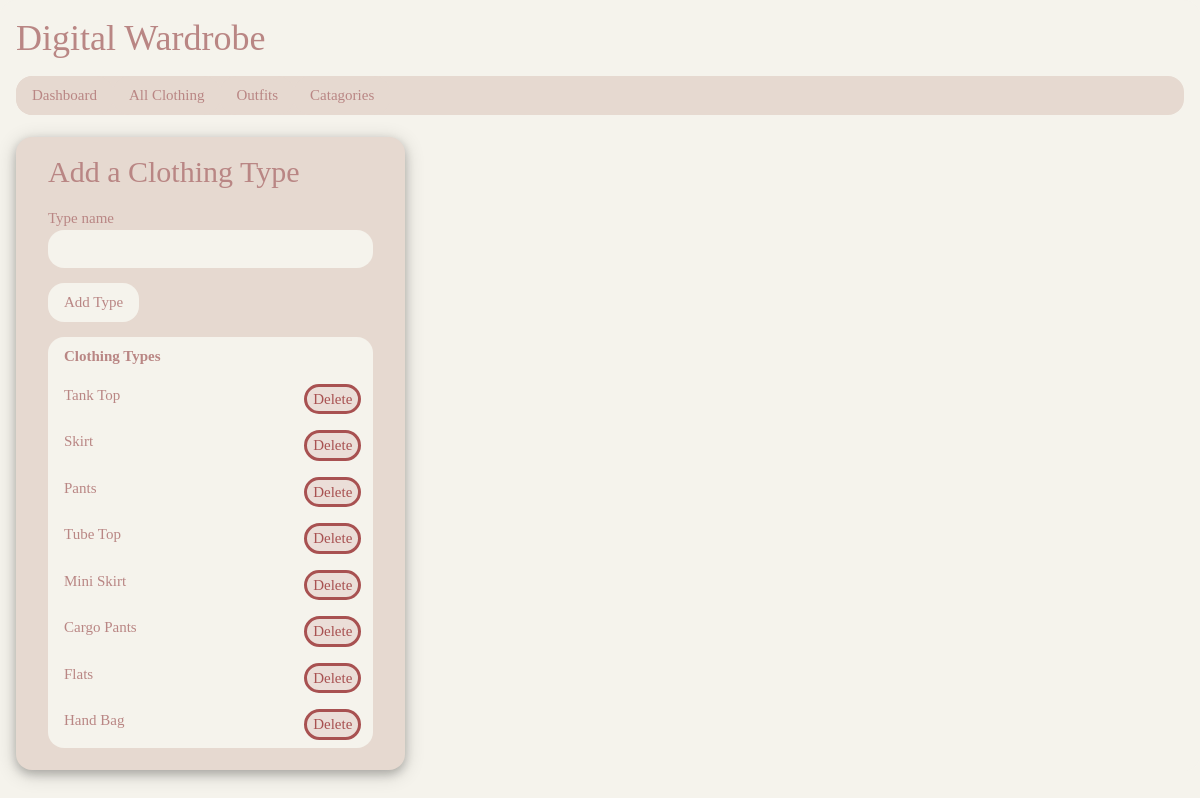
The page /types (signed in) on the database its author committed.
### tables this page shows
CREATE TABLE type (type_id INTEGER PRIMARY KEY, type_name TEXT, user_id INTEGER REFERENCES user (user_id));

### app.py (the view, shortened to what this page needs)
@app.route('/types', methods=['GET', 'POST'])
def add_type():
    if 'user_id' in session:
        user_id = session['user_id']
        return viewtypes(user_id)
    else:
        return redirect(url_for('login'))

### app.py (called while the page is built)
@app.route('/types/<int:user_id>')
def viewtypes(user_id):
    if 'user_id' in session:
        user_id = session['user_id']
        db = sqlite3.connect(DB)
        cursor = db.cursor()
        cursor.execute("SELECT * FROM type WHERE user_id =?", (user_id,))
        types_results = cursor.fetchall()
        db.close()
        return render_template("types.html", user_id=user_id, types_results=types_results)
    else:
        return redirect(url_for('login'))

### templates/types.html
{% extends "base.html" %}
{% block body %}
<br>
<div class="w3-col s4">
    <div class="w3-container colour5 w3-round-xlarge w3-card-4">
      <form class="w3-container" action="{{ url_for('add_type') }}" method="POST">
        <h2 class="heading-padding">Add a Clothing Type</h2>
        <label> Type name</label>
        <input name="type_name" type="text" maxlength="25" placeholder=" " class="w3-input" required>
        <p><input button type="submit" value="Add Type" class="w3-ckp-input-button w3-round-xlarge"></p>
      </form>
      <div class="w3-container">
        <table class="w3-table colour4">
          <tr>
            <th>Clothing Types</th>
            <th></th>
          </tr>
          {% for item in types_results %}
          <tr>
            <td>{{ item[1] }}</td>
            <td class="w3-right-align">
              <form method="POST" action="{{ url_for('delete_type', ID=item[0]) }}">
                <input style="margin-right: 4px;" type="submit" title="Delete" class="input delete-button" value="Delete" onclick="return confirm('Are you sure you want to delete this Clothing Type?')">
              </form>
            </td>
          </tr>
          {% endfor %}
        </table>
        <br>
      </div>
    </div>
  </div>
  {% endblock %}

### static/w3.css (style rules this page uses)
html { box-sizing:border-box }
*,*:before,*:after { box-sizing:inherit }
html { -ms-text-size-adjust:100%;-webkit-text-size-adjust:100% }
body { margin:0 }
button,input,select,textarea,optgroup { font:inherit;margin:0 }
button,input { overflow:visible }
button,[type=button],[type=reset],[type=submit] { -webkit-appearance:button }
.w3-table,.w3-table-all { border-radius: 16px; border-collapse:collapse;border-spacing:0;width:100%;display:table }
.w3-table td,.w3-table th,.w3-table-all td,.w3-table-all th { padding:8px 8px;display:table-cell;text-align:left;vertical-align:top }
.w3-table th:first-child,.w3-table td:first-child,.w3-table-all th:first-child,.w3-table-all td:first-child { padding-left:16px }
.w3-input { padding:8px;display:block;border:none;border-bottom:1px solid #ccc;width:100% }
.w3-container:after,.w3-container:before,.w3-panel:after,.w3-panel:before,.w3-row:after,.w3-row:before,.w3-row-padding:after,.w3-row-padding:before, .w3-cell-row:before,.w3-cell-row:after,.w3-clear:after,.w3-clear:before,.w3-bar:before,.w3-bar:after { content:"";display:table;clear:both }
.w3-col,.w3-half,.w3-third,.w3-twothird,.w3-threequarter,.w3-quarter { float:left;width:100% }
.w3-col.s4 { width:33.33333% }
.w3-round-xlarge { border-radius:16px }
.w3-container,.w3-panel { padding:0.01em 16px }
.w3-card-4,.w3-hover-shadow:hover { box-shadow:0 4px 10px 0 rgba(0,0,0,0.2),0 4px 20px 0 rgba(0,0,0,0.19) }
.w3-right-align { text-align:right!important }

### static/charlottestyles.css (style rules this page uses)
html { font-family: Georgia, serif; font-size: 15px; line-height: 1.5; font-weight: normal; background-color: #F5F3EC; }
h1, h2, h3, h4, h5, h6 { font-family: Georgia, serif; font-weight: 400; line-height: 1; margin: 0px 0px; }
h2 { font-size: 30px }
.colour4,.hover-colour4:hover { color:#B98684!important; background-color:#F5F3EC !important }
.colour5,.hover-colour5:hover { color:#B98684!important; background-color:#E6D9D0 !important }
.heading-padding { margin: 20px 0; }
.delete-button { background-color:#a8515121; color: #a85151; display:inside; cursor: pointer; text-decoration:none; border-color: #a85151!important; border-radius:16px; border-width: 3px; border-style: solid; }
.w3-round-xlarge { border-radius:16px }
.w3-ckp-input-btn,.w3-ckp-input-button { border:none; display:inline-block; padding:8px 16px; vertical-align:middle; overflow:hidden; text-decoration:none; text-align:center; cursor:pointer; white-space:nowrap; border-radius:16px; color:#B98684; background-color:#F5F3EC; }
.w3-input { color:#B98684!important; background-color:#F5F3EC!important; padding:8px; display:block; border:none; width:100%; border-radius:16px }

### rows shown on the page
type: type_name "Tank Top"
type: type_name "Skirt"
type: type_name "Pants"
type: type_name "Tube Top"
type: type_name "Mini Skirt"
type: type_name "Cargo Pants"
type: type_name "Flats"
type: type_name "Hand Bag"
